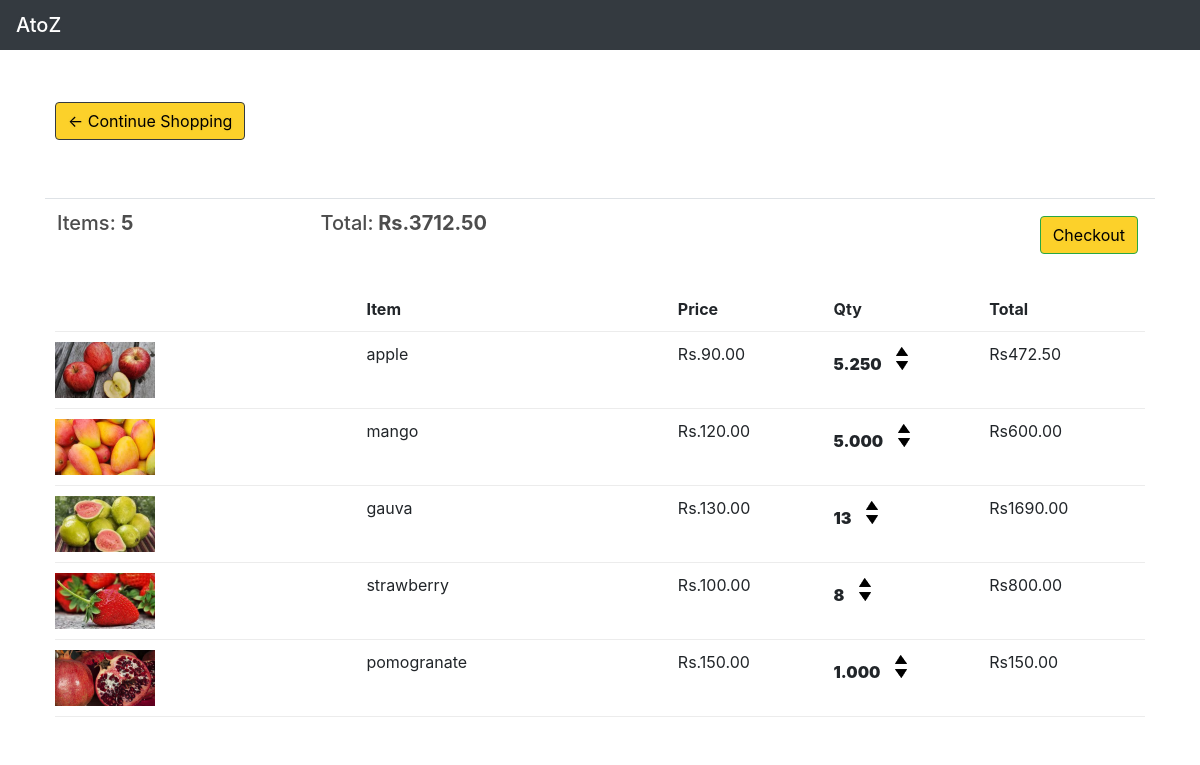
The app's page /user/add/cart/ (signed in), older data.
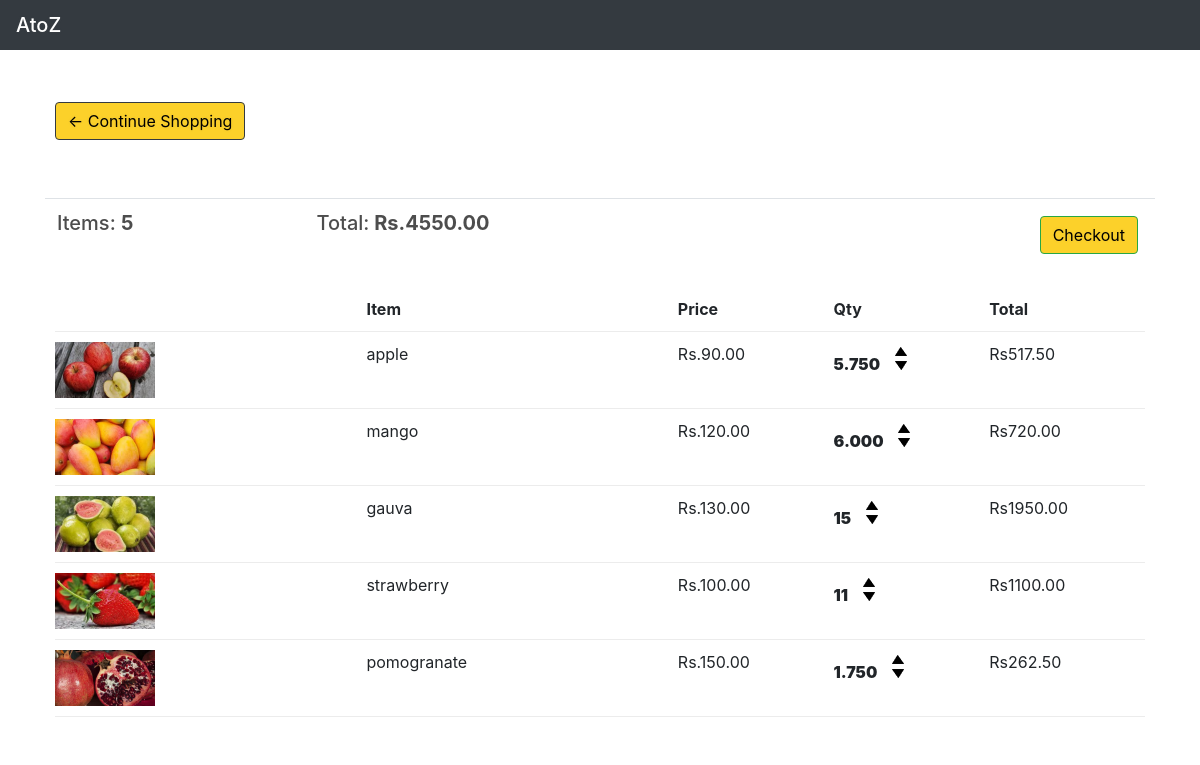
The same page, newer data.
### atoz_store/models.py (models this page shows, shortened)
class Order(models.Model):
    customer = models.ForeignKey(Customer,on_delete=models.SET_NULL,blank=True,null=True)
    date_ordered = models.DateTimeField(auto_now_add=True)
    mark = models.IntegerField(default=1)
    complete = models.BooleanField(default=True,null=True,blank=False)
    transaction_id = models.CharField(max_length=128,null=True)
    @property
    def get_cart_total(self):
        orderitem=self.orderitem_set.all()
        total = sum([item.get_total for item in orderitem])
        return total
    @property
    def get_cart_items(self):
        orderitem=self.orderitem_set.all()
        total = sum([self.mark for item in orderitem])
        return total

class OrderItem(models.Model):
    product = models.ForeignKey(Product,on_delete=models.SET_NULL,blank=True,null=True)
    order = models.ForeignKey(Order,on_delete=models.SET_NULL,blank=True,null=True)
    quantity = models.DecimalField(decimal_places=3,max_digits=7 ,default=0,null=True,blank=True)
    date_ordered = models.DateTimeField(auto_now_add=True)
    @property
    def get_total(self):
        total = self.product.price*self.quantity
        return total

class Product(models.Model):
    catagory_choice = (
        ("FR","fruit"),
        ("DR","dryfruit"),
        ("VG","vegitable"),
        ("oth","other"),
         )
    name = models.CharField(max_length=128,null=True,)
    catagory = models.CharField(max_length=30,choices= catagory_choice ,null=True)
    price = models.DecimalField(max_digits=7, decimal_places=2)
    image = models.ImageField(null=True,blank=True)
    prodtype =models.BooleanField(default=True)
    @property
    def imageURL(self):
        try:
            url = self.image.url
        except:
            url = ''
        return url

### atoz_store/views.py (the view, shortened to what this page needs)
# urls.py: path('cart/',views.cart,name="cart"),
def cart(request):
    if request.user.is_authenticated:
        email = request.user.email
        name = request.user.first_name
        customer,created = Customer.objects.get_or_create(
            email=email,
        )
        customer.name = name
        customer.save()
        order,created = Order.objects.get_or_create(customer=customer,complete=False)
        items = order.orderitem_set.all()
        print(items)
        cartitems = order.get_cart_items
        print(cartitems,"here we are")
    context = {'items':items,'order':order,'cartitems':cartitems}
    return render(request,'atoz_Store/cart.html',context)

### atoz_store/Templates/atoz_store/cart.html (shortened to what this page needs)
{% extends 'atoz_store/main.html' %}
{% load static %}
{% block content %}
	<div class="row">
		<div class="col-lg-12">
			<div class="box-element">
                <a  class="btn btn-outline-dark" href="{% url 'store' %}">&#x2190; Continue Shopping</a>
			</div>
            <br>
            <br>
            <table class="table">
                <tr>
                    <th><h5>Items: <strong>{{order.get_cart_items|floatformat:0}}</strong></h5></th>
                    <th><h5>Total:<strong> Rs.{{order.get_cart_total|floatformat:2}}</strong></h5></th>
                    <th>
                        <a  style="float:right; margin:5px;" class="btn btn-success" href="{% url 'checkout' %}">Checkout</a>
                    </th>
                </tr>
            </table>
			<div class="box-element">
                <div class="cart-row">
					<div style="flex:2"></div>
					<div style="flex:2"><strong>Item</strong></div>
                    <div style="flex:1"><strong>Price</strong></div>
					<div style="flex:1"><strong>Qty</strong></div>
					<div style="flex:1"><strong>Total</strong></div>
            </div>
            {% for item in items%}
            <div class="cart-row">
                <div style="flex:2"><img class="row-image" src="{{item.product.imageURL}}"></div>
                <div style="flex:2"><p>{{item.product.name}}</p></div>
                <div style="flex:1"><p>Rs.{{item.product.price|floatformat:2}}</p></div>
                <div style="flex:1">
                    {% if request.user.is_authenticated %}
                        {% if item.product.prodtype %}
                        <p class="quantity"> <strong> {{item.quantity|floatformat:3}}</strong></p>
                        <div class="quantity">
                            <img data-product={{item.product.id}} data-action="add" class="chg-quantity update-cart"  src="{% static  'images/arrow-up.png' %}">
                            <img data-product={{item.product.id}}  data-action="remove" class="chg-quantity update-cart" src="{% static  'images/arrow-down.png' %}">
                        </div>
                        {% else %}
                        <p class="quantity"> <strong> {{item.quantity|floatformat:0}}</strong></p>
                        <div class="quantity">
                            <img data-product={{item.product.id}} data-action="add" class="chg-quantity update-cart"  src="{% static  'images/arrow-up.png' %}">
                            <img data-product={{item.product.id}}  data-action="remove" class="chg-quantity update-cart" src="{% static  'images/arrow-down.png' %}">
                        </div>
                        {% endif%}
                    {% endif %}
                </div>
                <div style="flex:1"><p>Rs{{item.get_total|floatformat:2}}</p></div>
            </div>
            {% endfor %}
		</div>
    </div>
{% endblock content %}

Row changes from the older to the newer data that the page shows:
changed through a linked row, Order: get_cart_total "3712.50" → "4550.00"
changed OrderItem "apple": quantity "5.250" → "5.750"; get_total "472.50" → "517.50"
changed OrderItem "mango": quantity "5.000" → "6.000"; get_total "600.00" → "720.00"
changed OrderItem "gauva": quantity "13" → "15"; get_total "1690.00" → "1950.00"
changed OrderItem "strawberry": quantity "8" → "11"; get_total "800.00" → "1100.00"
changed OrderItem "pomogranate": quantity "1.000" → "1.750"; get_total "150.00" → "262.50"
